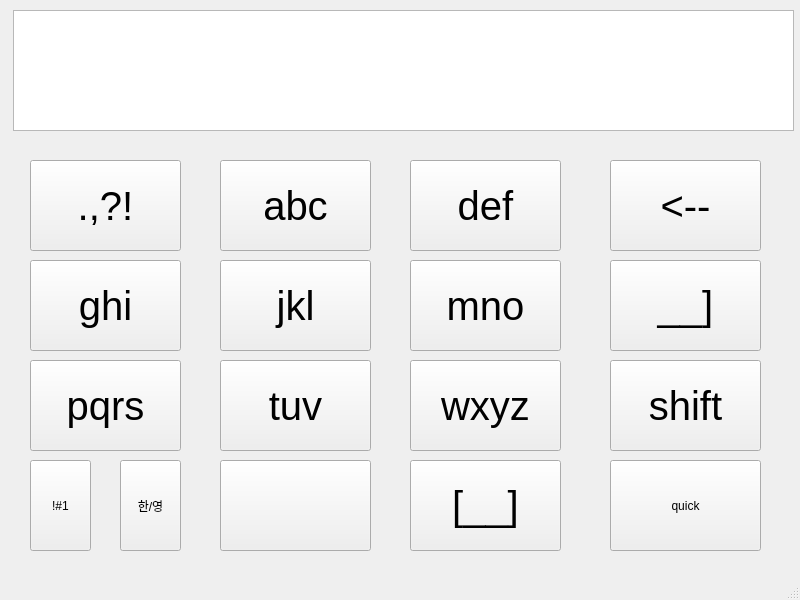
<?xml version="1.0" encoding="UTF-8"?>
<ui version="4.0">
 <class>MainWindow</class>
 <widget class="QMainWindow" name="MainWindow">
  <property name="geometry">
   <rect>
    <x>0</x>
    <y>0</y>
    <width>800</width>
    <height>600</height>
   </rect>
  </property>
  <property name="windowTitle">
   <string>MainWindow</string>
  </property>
  <widget class="QWidget" name="centralwidget">
   <widget class="QTextEdit" name="textEdit">
    <property name="geometry">
     <rect>
      <x>13</x>
      <y>10</y>
      <width>781</width>
      <height>121</height>
     </rect>
    </property>
   </widget>
   <widget class="QPushButton" name="pushButton">
    <property name="geometry">
     <rect>
      <x>30</x>
      <y>160</y>
      <width>151</width>
      <height>91</height>
     </rect>
    </property>
    <property name="font">
     <font>
      <pointsize>30</pointsize>
      <italic>false</italic>
      <bold>false</bold>
      <underline>false</underline>
      <strikeout>false</strikeout>
      <kerning>true</kerning>
     </font>
    </property>
    <property name="text">
     <string>.,?!</string>
    </property>
   </widget>
   <widget class="QPushButton" name="pushButton_2">
    <property name="geometry">
     <rect>
      <x>220</x>
      <y>160</y>
      <width>151</width>
      <height>91</height>
     </rect>
    </property>
    <property name="font">
     <font>
      <pointsize>30</pointsize>
     </font>
    </property>
    <property name="text">
     <string>abc</string>
    </property>
   </widget>
   <widget class="QPushButton" name="pushButton_3">
    <property name="geometry">
     <rect>
      <x>410</x>
      <y>160</y>
      <width>151</width>
      <height>91</height>
     </rect>
    </property>
    <property name="font">
     <font>
      <pointsize>30</pointsize>
     </font>
    </property>
    <property name="text">
     <string>def</string>
    </property>
   </widget>
   <widget class="QPushButton" name="pushButton_4">
    <property name="geometry">
     <rect>
      <x>610</x>
      <y>160</y>
      <width>151</width>
      <height>91</height>
     </rect>
    </property>
    <property name="font">
     <font>
      <pointsize>30</pointsize>
     </font>
    </property>
    <property name="text">
     <string>&lt;--</string>
    </property>
   </widget>
   <widget class="QPushButton" name="pushButton_5">
    <property name="geometry">
     <rect>
      <x>30</x>
      <y>260</y>
      <width>151</width>
      <height>91</height>
     </rect>
    </property>
    <property name="font">
     <font>
      <pointsize>30</pointsize>
     </font>
    </property>
    <property name="text">
     <string>ghi</string>
    </property>
   </widget>
   <widget class="QPushButton" name="pushButton_6">
    <property name="geometry">
     <rect>
      <x>220</x>
      <y>260</y>
      <width>151</width>
      <height>91</height>
     </rect>
    </property>
    <property name="font">
     <font>
      <pointsize>30</pointsize>
     </font>
    </property>
    <property name="text">
     <string>jkl</string>
    </property>
   </widget>
   <widget class="QPushButton" name="pushButton_7">
    <property name="geometry">
     <rect>
      <x>410</x>
      <y>260</y>
      <width>151</width>
      <height>91</height>
     </rect>
    </property>
    <property name="font">
     <font>
      <pointsize>30</pointsize>
     </font>
    </property>
    <property name="text">
     <string>mno</string>
    </property>
   </widget>
   <widget class="QPushButton" name="pushButton_8">
    <property name="geometry">
     <rect>
      <x>610</x>
      <y>260</y>
      <width>151</width>
      <height>91</height>
     </rect>
    </property>
    <property name="font">
     <font>
      <pointsize>30</pointsize>
     </font>
    </property>
    <property name="text">
     <string>__]</string>
    </property>
   </widget>
   <widget class="QPushButton" name="pushButton_9">
    <property name="geometry">
     <rect>
      <x>30</x>
      <y>360</y>
      <width>151</width>
      <height>91</height>
     </rect>
    </property>
    <property name="font">
     <font>
      <pointsize>30</pointsize>
     </font>
    </property>
    <property name="text">
     <string>pqrs</string>
    </property>
   </widget>
   <widget class="QPushButton" name="pushButton_10">
    <property name="geometry">
     <rect>
      <x>220</x>
      <y>360</y>
      <width>151</width>
      <height>91</height>
     </rect>
    </property>
    <property name="font">
     <font>
      <pointsize>30</pointsize>
     </font>
    </property>
    <property name="text">
     <string>tuv</string>
    </property>
   </widget>
   <widget class="QPushButton" name="pushButton_11">
    <property name="geometry">
     <rect>
      <x>410</x>
      <y>360</y>
      <width>151</width>
      <height>91</height>
     </rect>
    </property>
    <property name="font">
     <font>
      <pointsize>30</pointsize>
     </font>
    </property>
    <property name="text">
     <string>wxyz</string>
    </property>
   </widget>
   <widget class="QPushButton" name="pushButton_12">
    <property name="geometry">
     <rect>
      <x>610</x>
      <y>360</y>
      <width>151</width>
      <height>91</height>
     </rect>
    </property>
    <property name="font">
     <font>
      <pointsize>30</pointsize>
     </font>
    </property>
    <property name="text">
     <string>shift</string>
    </property>
   </widget>
   <widget class="QPushButton" name="pushButton_13">
    <property name="geometry">
     <rect>
      <x>30</x>
      <y>460</y>
      <width>61</width>
      <height>91</height>
     </rect>
    </property>
    <property name="text">
     <string>!#1</string>
    </property>
   </widget>
   <widget class="QPushButton" name="pushButton_14">
    <property name="geometry">
     <rect>
      <x>220</x>
      <y>460</y>
      <width>151</width>
      <height>91</height>
     </rect>
    </property>
    <property name="text">
     <string/>
    </property>
   </widget>
   <widget class="QPushButton" name="pushButton_15">
    <property name="geometry">
     <rect>
      <x>120</x>
      <y>460</y>
      <width>61</width>
      <height>91</height>
     </rect>
    </property>
    <property name="text">
     <string>한/영</string>
    </property>
   </widget>
   <widget class="QPushButton" name="pushButton_16">
    <property name="geometry">
     <rect>
      <x>410</x>
      <y>460</y>
      <width>151</width>
      <height>91</height>
     </rect>
    </property>
    <property name="font">
     <font>
      <pointsize>30</pointsize>
     </font>
    </property>
    <property name="text">
     <string>[__]</string>
    </property>
   </widget>
   <widget class="QPushButton" name="pushButton_17">
    <property name="geometry">
     <rect>
      <x>610</x>
      <y>460</y>
      <width>151</width>
      <height>91</height>
     </rect>
    </property>
    <property name="text">
     <string>quick</string>
    </property>
   </widget>
  </widget>
  <widget class="QMenuBar" name="menubar">
   <property name="geometry">
    <rect>
     <x>0</x>
     <y>0</y>
     <width>800</width>
     <height>22</height>
    </rect>
   </property>
  </widget>
  <widget class="QStatusBar" name="statusbar"/>
 </widget>
 <resources/>
 <connections/>
</ui>
